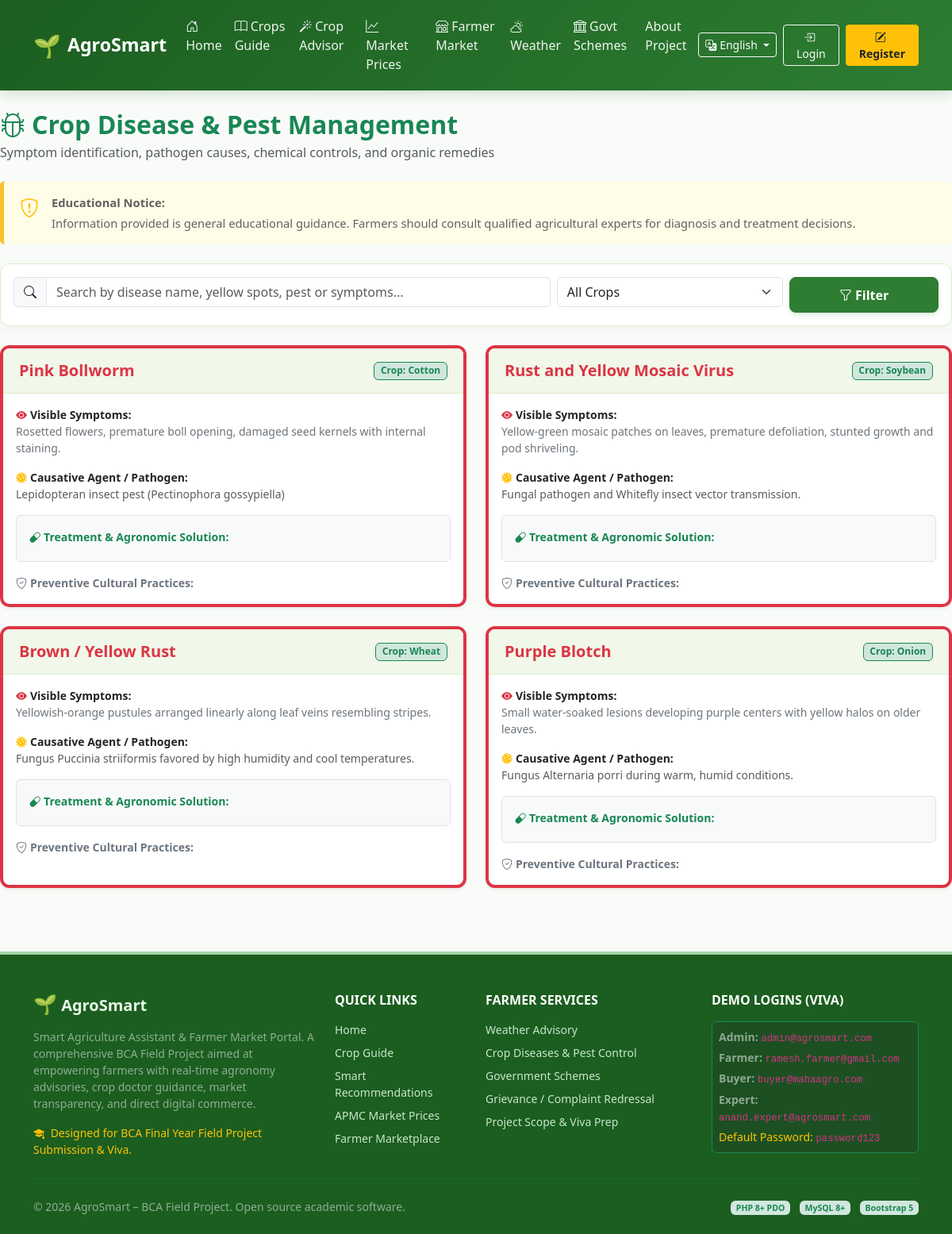
The page /farmer/diseases.php on the database its author committed.
### tables this page shows
CREATE TABLE `crop_diseases` (
  `disease_id` INT AUTO_INCREMENT PRIMARY KEY,
  `crop_id` INT NOT NULL,
  `disease_name` VARCHAR(150) NOT NULL,
  `symptoms` TEXT NOT NULL,
  `causes` TEXT NOT NULL,
  `management` TEXT NOT NULL,
  `created_at` DATETIME DEFAULT CURRENT_TIMESTAMP,
  CONSTRAINT `fk_disease_crop` FOREIGN KEY (`crop_id`) REFERENCES `crops` (`crop_id`) ON DELETE CASCADE
);

CREATE TABLE `crops` (
  `crop_id` INT AUTO_INCREMENT PRIMARY KEY,
  `crop_name` VARCHAR(100) NOT NULL,
  `season` ENUM('Kharif', 'Rabi', 'Zaid', 'Annual') NOT NULL,
  `soil_type` VARCHAR(100) NOT NULL,
  `water_requirement` ENUM('Low', 'Medium', 'High') NOT NULL,
  `cultivation_info` TEXT NOT NULL,
  `sowing_period` VARCHAR(100) NOT NULL,
  `harvest_period` VARCHAR(100) NOT NULL,
  `precautions` TEXT NOT NULL,
  `created_at` DATETIME DEFAULT CURRENT_TIMESTAMP
);

### includes/functions.php (called while the page is built, shortened)
<?php
function getTranslations() {
    static $langData = null;
    if ($langData === null) {
        $lang = $_SESSION['lang'] ?? 'en';
        $file = __DIR__ . "/lang/{$lang}.php";
        if (file_exists($file)) {
            $langData = require $file;
        } else {
            $langData = require __DIR__ . '/lang/en.php';
        }
    }
    return $langData;
}
function __($key, $default = '') {
    $dict = getTranslations();
    return $dict[$key] ?? ($default ?: $key);
}
function e($string) {
    return htmlspecialchars((string)$string, ENT_QUOTES, 'UTF-8');
}

### includes/lang/en.php (called while the page is built)
<?php
return [
    'app_name' => 'AgroSmart',
    'tagline' => 'Smart Agriculture Assistant & Farmer Market Portal',
    'hero_title' => 'Smart Technology for Better Farming',
    'hero_subtitle' => 'Information, smart crop guidance, weather updates and direct farmer-to-buyer marketplace in one integrated platform.',
    'nav_home' => 'Home',
    'nav_crops' => 'Crops Guide',
    'nav_recommendation' => 'Crop Advisor',
    'nav_market_prices' => 'Market Prices',
    'nav_marketplace' => 'Farmer Market',
    'nav_weather' => 'Weather',
    'nav_schemes' => 'Govt Schemes',
    'nav_diseases' => 'Crop Doctor',
    'nav_about' => 'About Project',
    'nav_contact' => 'Contact',
    'nav_login' => 'Login',
    'nav_register' => 'Register',
    'nav_dashboard' => 'Dashboard',
    'nav_logout' => 'Logout',
    'nav_profile' => 'Profile',
    'nav_my_crops' => 'My Crops',
    'nav_sell_product' => 'Sell Produce',
    'nav_my_products' => 'My Products',
    'nav_enquiries' => 'Buyer Enquiries',
    'nav_complaints' => 'Complaints',
    'nav_ask_expert' => 'Ask Expert',
    'nav_reports' => 'Reports & Analytics',
    'btn_explore_crops' => 'Explore Crop Information',
    'btn_marketplace' => 'Farmer Marketplace',
    'btn_recommendation' => 'Get Crop Recommendation',
    'btn_search' => 'Search',
    'btn_filter' => 'Filter',
    'btn_submit' => 'Submit',
    'btn_save' => 'Save Changes',
    'btn_cancel' => 'Cancel',
    'btn_details' => 'View Details',
    'btn_send_enquiry' => 'Send Enquiry',
    'btn_ask_question' => 'Ask Expert',
    'role_farmer' => 'Farmer',
    'role_buyer' => 'Buyer / Trader',
    'role_expert' => 'Agriculture Expert',
    'role_admin' => 'Administrator',
    'welcome' => 'Welcome',
    'language' => 'Language',
    'quick_actions' => 'Quick Actions',
    'recent_updates' => 'Recent Updates',
    'disclaimer_title' => 'Educational Notice',
    'recommendation_notice' => 'This recommendation is for educational and informational purposes and should not replace advice from qualified agricultural professionals or local agronomy conditions.',
    'weather_notice' => 'Weather information is advisory guidance and should not be treated as a guarantee for critical farming decisions.',
    'disease_notice' => 'Information provided is general educational guidance. Farmers should consult qualified agricultural experts for diagnosis and treatment decisions.',
];

### farmer/diseases.php (the view, shortened to what this page needs)
<?php
require_once __DIR__ . '/../includes/functions.php';
require_once __DIR__ . '/../includes/header.php';
$pdo = getDBConnection();
$search = trim($_GET['search'] ?? '');
$query = "SELECT cd.*, c.crop_name FROM crop_diseases cd JOIN crops c ON cd.crop_id = c.crop_id WHERE 1=1";
$params = [];
$query .= " ORDER BY cd.disease_id ASC";
$stmt = $pdo->prepare($query);
$stmt->execute($params);
$diseases = $stmt->fetchAll();
?>
<div class="d-flex flex-column flex-md-row justify-content-between align-items-md-center mb-4">
  <div>
    <h2 class="fw-bold text-success mb-1"><i class="bi bi-bug me-2"></i>Crop Disease & Pest Management</h2>
    <p class="text-muted mb-0">Symptom identification, pathogen causes, chemical controls, and organic remedies</p>
  </div>
</div>
<div class="agro-notice-box">
  <div class="d-flex">
    <i class="bi bi-shield-exclamation text-warning fs-4 me-3"></i>
    <div>
      <strong><?= __('disclaimer_title') ?>:</strong>
      <p class="mb-0 mt-1"><?= __('disease_notice') ?></p>
    </div>
  </div>
</div>
<div class="card card-agro mb-4 p-3">
  <form method="GET" action="<?= BASE_URL ?>/farmer/diseases.php" class="row g-2">
    <div class="col-md-7">
      <div class="input-group">
        <span class="input-group-text"><i class="bi bi-search"></i></span>
        <input type="text" name="search" class="form-control" placeholder="Search by disease name, yellow spots, pest or symptoms..." value="<?= e($search) ?>">
      </div>
    </div>
    <div class="col-md-3">
      <select name="crop_id" class="form-select">
        <option value="0">All Crops</option>
      </select>
    </div>
    <div class="col-md-2 d-grid">
      <button type="submit" class="btn btn-agro-primary"><i class="bi bi-funnel me-1"></i>Filter</button>
    </div>
  </form>
</div>
<?php if (empty($diseases)): ?>
  <div class="card card-agro p-5 text-center text-muted">
    <i class="bi bi-shield-check fs-1 mb-2 text-success"></i>
    <h5>No diseases found matching your search.</h5>
    <a href="<?= BASE_URL ?>/farmer/diseases.php" class="btn btn-outline-success mt-2">Reset Filters</a>
  </div>
<?php else: ?>
  <div class="row g-4">
    <?php foreach ($diseases as $d): ?>
      <div class="col-md-6">
        <div class="card card-agro h-100 shadow-sm border-start border-danger border-4">
          <div class="card-agro-header d-flex justify-content-between align-items-center">
            <h5 class="fw-bold mb-0 text-danger"><?= e($d['disease_name']) ?></h5>
            <span class="badge bg-success-subtle text-success border border-success">Crop: <?= e($d['crop_name']) ?></span>
          </div>
          <div class="card-body">
            <div class="mb-3">
              <strong class="text-dark small d-block"><i class="bi bi-eye-fill text-danger me-1"></i>Visible Symptoms:</strong>
              <p class="small text-secondary mb-0"><?= e($d['symptoms']) ?></p>
            </div>
            <div class="mb-3">
              <strong class="text-dark small d-block"><i class="bi bi-virus text-warning me-1"></i>Causative Agent / Pathogen:</strong>
              <p class="small text-muted mb-0"><?= e($d['causes']) ?></p>
            </div>
            <div class="p-3 bg-light rounded border mb-3">
              <strong class="text-success small d-block mb-1"><i class="bi bi-capsule text-success me-1"></i>Treatment & Agronomic Solution:</strong>
            </div>
            <div class="mb-0">
              <strong class="text-secondary small d-block"><i class="bi bi-shield-check me-1"></i>Preventive Cultural Practices:</strong>
            </div>
          </div>
        </div>
      </div>
    <?php endforeach; ?>
  </div>
<?php endif; ?>
<?php require_once __DIR__ . '/../includes/footer.php'; ?>

### assets/css/style.css (style rules this page uses)
:root { --agro-primary: #2e7d32; --agro-primary-dark: #1b5e20; --agro-primary-light: #4caf50; --agro-bg-soft: #f1f8e9; --agro-accent-earth: #795548; --agro-accent-gold: #fbc02d; --agro-text-dark: #1f2937; --agro-border-subtle: #dcedc8; }
body { font-family: 'Segoe UI', system-ui, -apple-system, sans-serif; color: var(--agro-text-dark); background-color: #f9fbf9; min-height: 100vh; display: flex; flex-direction: column; }
.btn-agro-primary { background-color: var(--agro-primary); border-color: var(--agro-primary); color: #ffffff; font-weight: 600; padding: 0.6rem 1.25rem; border-radius: 8px; box-shadow: 0 2px 6px rgba(46, 125, 50, 0.2); transition: all 0.2s ease-in-out; }
.card-agro { border: 1px solid var(--agro-border-subtle); border-radius: 12px; background-color: #ffffff; box-shadow: 0 4px 12px rgba(0, 0, 0, 0.04); transition: all 0.25s ease; overflow: hidden; }
.card-agro-header { background-color: #f1f8e9; border-bottom: 1px solid var(--agro-border-subtle); font-weight: 700; color: var(--agro-primary-dark); padding: 1rem 1.25rem; }
.agro-notice-box { background-color: #fffde7; border-left: 5px solid #fbc02d; padding: 1rem 1.25rem; border-radius: 6px; font-size: 0.92rem; color: #616161; margin: 1.5rem 0; }

### rows shown on the page
crop_diseases: disease_name "Pink Bollworm", crop.crop_name "Cotton", symptoms "Rosetted flowers, premature boll opening, damaged seed kernels with internal staining.", causes "Lepidopteran insect pest (Pectinophora gossypiella)"
crop_diseases: disease_name "Rust and Yellow Mosaic Virus", crop.crop_name "Soybean", symptoms "Yellow-green mosaic patches on leaves, premature defoliation, stunted growth and pod shriveling.", causes "Fungal pathogen and Whitefly insect vector transmission."
crop_diseases: disease_name "Brown / Yellow Rust", crop.crop_name "Wheat", symptoms "Yellowish-orange pustules arranged linearly along leaf veins resembling stripes.", causes "Fungus Puccinia striiformis favored by high humidity and cool temperatures."
crop_diseases: disease_name "Purple Blotch", crop.crop_name "Onion", symptoms "Small water-soaked lesions developing purple centers with yellow halos on older leaves.", causes "Fungus Alternaria porri during warm, humid conditions."

### other values the page prints
__('nav_home') "Home"
__('nav_crops') "Crops Guide"
__('nav_recommendation') "Crop Advisor"
__('nav_market_prices') "Market Prices"
__('nav_marketplace') "Farmer Market"
__('nav_weather') "Weather"
__('nav_schemes') "Govt Schemes"
__('nav_about') "About Project"
__('nav_login') "Login"
__('nav_register') "Register"
__('disclaimer_title') "Educational Notice"
__('disease_notice') "Information provided is general educational guidance. Farmers should consult qualified agricultural experts for diagnosis and treatment decisions."
